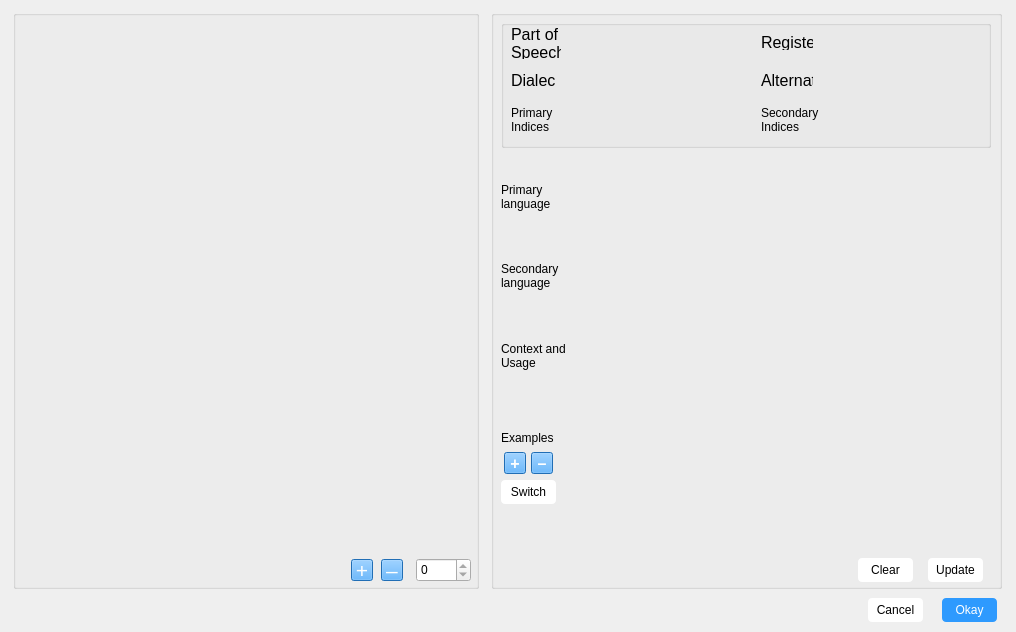
<?xml version="1.0" encoding="UTF-8"?>
<ui version="4.0">
 <class>Dialog</class>
 <widget class="QDialog" name="Dialog">
  <property name="geometry">
   <rect>
    <x>0</x>
    <y>0</y>
    <width>1016</width>
    <height>632</height>
   </rect>
  </property>
  <property name="minimumSize">
   <size>
    <width>531</width>
    <height>100</height>
   </size>
  </property>
  <property name="maximumSize">
   <size>
    <width>16777215</width>
    <height>1677215</height>
   </size>
  </property>
  <property name="windowTitle">
   <string>Update definitions</string>
  </property>
  <property name="styleSheet">
   <string notr="true">QPushButton {
	background: white;
	color: black;
	border: 0px solid black;
	border-radius: 4px;
	padding: 0 0 0 0;
	margin: 0 0 0 0;
	min-height: 24px;
	max-height: 24px;
	min-width: 55px;
	max-width: 55px;
	font-size: 11pts;
}

QPushButton:default {
    background: #2E9AFE;
    color: white;
}

QToolButton {
	min-width: 20px;
	max-width: 20px;
	min-height: 20px;
	max-height: 20px;
     background: #2E9AFE;
	color: white;
}

QPushButton:disabled {
    background: #F2F2F2;
    color: #848484;
}

QToolButton:pressed {
    background: #A4A4A4;
    border: 2px outset #A4A4A4;
}</string>
  </property>
  <property name="sizeGripEnabled">
   <bool>false</bool>
  </property>
  <widget class="QGroupBox" name="lexBox">
   <property name="geometry">
    <rect>
     <x>13</x>
     <y>10</y>
     <width>466</width>
     <height>579</height>
    </rect>
   </property>
   <property name="title">
    <string/>
   </property>
   <widget class="QToolButton" name="Kill">
    <property name="geometry">
     <rect>
      <x>368</x>
      <y>549</y>
      <width>22</width>
      <height>22</height>
     </rect>
    </property>
    <property name="font">
     <font>
      <pointsize>16</pointsize>
     </font>
    </property>
    <property name="toolTip">
     <string>delete selected subentry</string>
    </property>
    <property name="text">
     <string>–</string>
    </property>
   </widget>
   <widget class="QToolButton" name="New">
    <property name="geometry">
     <rect>
      <x>338</x>
      <y>549</y>
      <width>22</width>
      <height>22</height>
     </rect>
    </property>
    <property name="font">
     <font>
      <pointsize>16</pointsize>
     </font>
    </property>
    <property name="toolTip">
     <string>add new subentry</string>
    </property>
    <property name="text">
     <string>+</string>
    </property>
   </widget>
   <widget class="QSpinBox" name="orderEntries">
    <property name="geometry">
     <rect>
      <x>403</x>
      <y>548</y>
      <width>55</width>
      <height>24</height>
     </rect>
    </property>
    <property name="minimumSize">
     <size>
      <width>55</width>
      <height>24</height>
     </size>
    </property>
    <property name="maximumSize">
     <size>
      <width>55</width>
      <height>24</height>
     </size>
    </property>
    <property name="toolTip">
     <string>move the selected subentry up or down in the list</string>
    </property>
    <property name="readOnly">
     <bool>false</bool>
    </property>
    <property name="maximum">
     <number>0</number>
    </property>
   </widget>
  </widget>
  <widget class="QGroupBox" name="fieldBox">
   <property name="geometry">
    <rect>
     <x>491</x>
     <y>10</y>
     <width>511</width>
     <height>579</height>
    </rect>
   </property>
   <property name="styleSheet">
    <string notr="true"/>
   </property>
   <property name="title">
    <string/>
   </property>
   <widget class="QToolButton" name="addEgBtn">
    <property name="geometry">
     <rect>
      <x>13</x>
      <y>442</y>
      <width>22</width>
      <height>22</height>
     </rect>
    </property>
    <property name="font">
     <font>
      <pointsize>12</pointsize>
      <weight>75</weight>
      <bold>true</bold>
     </font>
    </property>
    <property name="toolTip">
     <string>add example to selected subentry</string>
    </property>
    <property name="text">
     <string>+</string>
    </property>
   </widget>
   <widget class="QToolButton" name="minusEgBtn">
    <property name="geometry">
     <rect>
      <x>40</x>
      <y>442</y>
      <width>22</width>
      <height>22</height>
     </rect>
    </property>
    <property name="font">
     <font>
      <pointsize>12</pointsize>
      <weight>75</weight>
      <bold>true</bold>
     </font>
    </property>
    <property name="toolTip">
     <string>remove example from selected subentry</string>
    </property>
    <property name="text">
     <string>–</string>
    </property>
   </widget>
   <widget class="QGroupBox" name="diaBox">
    <property name="geometry">
     <rect>
      <x>10</x>
      <y>10</y>
      <width>490</width>
      <height>128</height>
     </rect>
    </property>
    <property name="styleSheet">
     <string notr="true"/>
    </property>
    <property name="title">
     <string/>
    </property>
    <widget class="QLabel" name="Part">
     <property name="geometry">
      <rect>
       <x>10</x>
       <y>8</y>
       <width>50</width>
       <height>31</height>
      </rect>
     </property>
     <property name="font">
      <font>
       <pointsize>12</pointsize>
      </font>
     </property>
     <property name="text">
      <string>Part of
Speech</string>
     </property>
    </widget>
    <widget class="QLabel" name="Register">
     <property name="geometry">
      <rect>
       <x>260</x>
       <y>14</y>
       <width>52</width>
       <height>16</height>
      </rect>
     </property>
     <property name="font">
      <font>
       <pointsize>12</pointsize>
      </font>
     </property>
     <property name="text">
      <string>Register</string>
     </property>
    </widget>
    <widget class="QLabel" name="Dialect">
     <property name="geometry">
      <rect>
       <x>10</x>
       <y>52</y>
       <width>44</width>
       <height>16</height>
      </rect>
     </property>
     <property name="font">
      <font>
       <pointsize>12</pointsize>
      </font>
     </property>
     <property name="text">
      <string>Dialect</string>
     </property>
    </widget>
    <widget class="QLabel" name="AltLabel">
     <property name="geometry">
      <rect>
       <x>260</x>
       <y>52</y>
       <width>52</width>
       <height>16</height>
      </rect>
     </property>
     <property name="font">
      <font>
       <pointsize>12</pointsize>
      </font>
     </property>
     <property name="text">
      <string>Alternate</string>
     </property>
    </widget>
    <widget class="QLabel" name="label">
     <property name="geometry">
      <rect>
       <x>10</x>
       <y>84</y>
       <width>57</width>
       <height>31</height>
      </rect>
     </property>
     <property name="text">
      <string>Primary Indices</string>
     </property>
     <property name="wordWrap">
      <bool>true</bool>
     </property>
    </widget>
    <widget class="QLabel" name="label_2">
     <property name="geometry">
      <rect>
       <x>260</x>
       <y>84</y>
       <width>69</width>
       <height>31</height>
      </rect>
     </property>
     <property name="text">
      <string>Secondary Indices</string>
     </property>
     <property name="wordWrap">
      <bool>true</bool>
     </property>
    </widget>
   </widget>
   <widget class="QLabel" name="PLanguage">
    <property name="geometry">
     <rect>
      <x>10</x>
      <y>171</y>
      <width>62</width>
      <height>32</height>
     </rect>
    </property>
    <property name="text">
     <string>Primary
language</string>
    </property>
   </widget>
   <widget class="QLabel" name="SLanguage">
    <property name="geometry">
     <rect>
      <x>10</x>
      <y>250</y>
      <width>65</width>
      <height>32</height>
     </rect>
    </property>
    <property name="text">
     <string>Secondary
language</string>
    </property>
   </widget>
   <widget class="QLabel" name="Examples">
    <property name="geometry">
     <rect>
      <x>10</x>
      <y>420</y>
      <width>57</width>
      <height>16</height>
     </rect>
    </property>
    <property name="text">
     <string>Examples</string>
    </property>
   </widget>
   <widget class="QPushButton" name="switchEgBtn">
    <property name="geometry">
     <rect>
      <x>10</x>
      <y>470</y>
      <width>55</width>
      <height>24</height>
     </rect>
    </property>
    <property name="toolTip">
     <string>move example to a different subentry</string>
    </property>
    <property name="styleSheet">
     <string notr="true"/>
    </property>
    <property name="text">
     <string>Switch</string>
    </property>
   </widget>
   <widget class="QPushButton" name="Clear">
    <property name="geometry">
     <rect>
      <x>367</x>
      <y>548</y>
      <width>55</width>
      <height>24</height>
     </rect>
    </property>
    <property name="toolTip">
     <string>clear all fields</string>
    </property>
    <property name="text">
     <string>Clear</string>
    </property>
   </widget>
   <widget class="QPushButton" name="Update">
    <property name="geometry">
     <rect>
      <x>437</x>
      <y>548</y>
      <width>55</width>
      <height>24</height>
     </rect>
    </property>
    <property name="toolTip">
     <string>update selected subentry
in the database</string>
    </property>
    <property name="text">
     <string>Update</string>
    </property>
   </widget>
   <widget class="QLabel" name="SLanguage_2">
    <property name="geometry">
     <rect>
      <x>10</x>
      <y>330</y>
      <width>65</width>
      <height>32</height>
     </rect>
    </property>
    <property name="text">
     <string>Context and Usage</string>
    </property>
    <property name="wordWrap">
     <bool>true</bool>
    </property>
   </widget>
  </widget>
  <widget class="QPushButton" name="OkayBtn">
   <property name="geometry">
    <rect>
     <x>942</x>
     <y>598</y>
     <width>55</width>
     <height>24</height>
    </rect>
   </property>
   <property name="toolTip">
    <string>close window and update the database</string>
   </property>
   <property name="text">
    <string>Okay</string>
   </property>
   <property name="default">
    <bool>true</bool>
   </property>
  </widget>
  <widget class="QPushButton" name="CancelBtn">
   <property name="geometry">
    <rect>
     <x>868</x>
     <y>598</y>
     <width>55</width>
     <height>24</height>
    </rect>
   </property>
   <property name="toolTip">
    <string>close window without updating database</string>
   </property>
   <property name="text">
    <string>Cancel</string>
   </property>
  </widget>
 </widget>
 <resources/>
 <connections/>
</ui>
